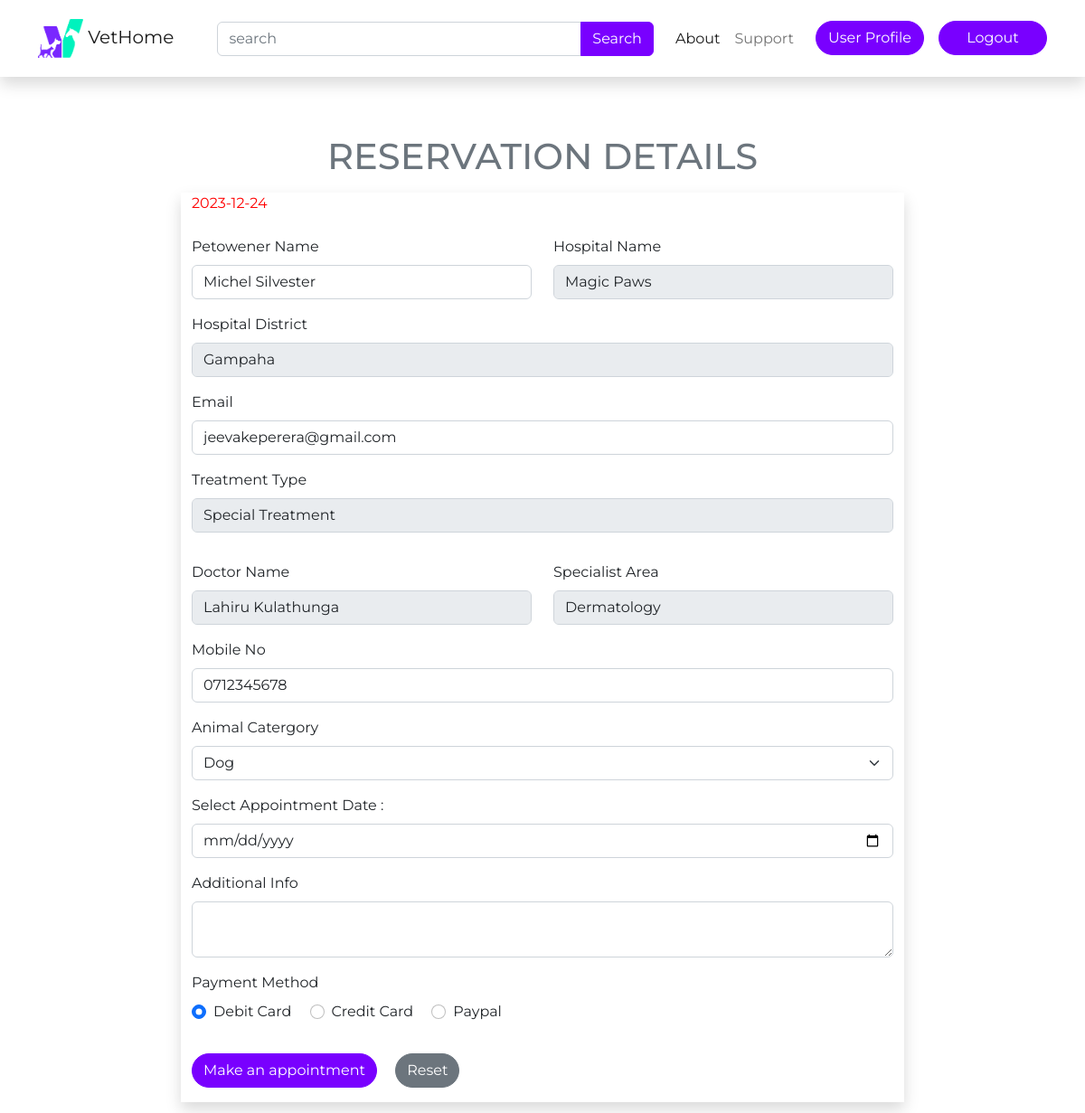
The app's page /reservation.php?Hospital_id=1&Doctor_id=1 (signed in) with its own data.
### tables this page shows
CREATE TABLE `petowner` (
  `user_id` int(6) NOT NULL,
  `Phone_number` int(10) NOT NULL,
  `District` varchar(20) NOT NULL,
  `F_name` varchar(50) NOT NULL,
  `L_name` varchar(50) NOT NULL,
  `Gender` varchar(6) NOT NULL,
  `Address` varchar(150) NOT NULL,
  `Email` varchar(50) NOT NULL,
  `profilepic` varchar(200) DEFAULT NULL
);

CREATE TABLE `hospital` (
  `Hospital_id` int(6) NOT NULL,
  `H_name` varchar(50) NOT NULL,
  `H_address` varchar(150) NOT NULL,
  `H_city` varchar(30) NOT NULL,
  `H_district` text NOT NULL,
  `H_email` varchar(30) NOT NULL,
  `H_phoneNumber` int(10) NOT NULL,
  `Num_slotsPerDay` int(30) NOT NULL,
  `About_us` text NOT NULL,
  `Facilities` text NOT NULL,
  `image_main` varchar(200) NOT NULL,
  `status` varchar(50) DEFAULT NULL,
  `requestActivation` varchar(20) DEFAULT NULL
);

CREATE TABLE `doctor` (
  `Doctor_id` int(6) NOT NULL,
  `Hospital_id` int(6) NOT NULL,
  `F_name` varchar(50) NOT NULL,
  `L_name` varchar(50) NOT NULL,
  `Email` varchar(50) NOT NULL,
  `Channelling_day` varchar(10) NOT NULL,
  `Channelling_time` varchar(20) NOT NULL,
  `Num_slotsPerDay` int(30) NOT NULL,
  `Specialist_area` varchar(50) NOT NULL,
  `Phone_number` int(10) NOT NULL
);

### functions.php (called while the page is built, shortened)
<?php
function getfield($table,$field,$where,$con){
    $query = "SELECT `$field` FROM `$table` WHERE `$where`='".$_SESSION['id']."'";
    if($query_run = mysqli_query($con,$query)){
        $query_num_rows = mysqli_num_rows($query_run);
        if(!$query_num_rows==0){
            while ($userid = mysqli_fetch_assoc($query_run)){
                $id = $userid[$field];
                return $id;
            }
        }
    }
}
?>

### web/reservation.php (the view, shortened to what this page needs)
<?php
 require '../database_connector.php';
 require '../functions.php';
 if(loggedin()){
    $user_id = getfield('petowner','user_id','user_id',$con);
    $query1="SELECT * FROM `petowner` WHERE `user_id`= $user_id";
    if($query_run = mysqli_query($con,$query1)){
          while ($row = mysqli_fetch_assoc($query_run)){
              $u_fname = $row['F_name'];
              $u_lname = $row['L_name'];
              $u_email = $row['Email'];
              $u_phone = $row['Phone_number'];
          }
    }else{
        echo 'Error in the query';
    }
    $hos_id=$_GET['Hospital_id'];
    $query2="SELECT * FROM `hospital` WHERE `Hospital_id`= $hos_id";
    if($query_run = mysqli_query($con,$query2)){
          while ($row = mysqli_fetch_assoc($query_run)){
                $h_name = $row['H_name'];
                $h_district = $row['H_district'];
          }
    }else{
        echo 'Error in the query';
    }
    $doc_id=$_GET['Doctor_id'];
    $query3="SELECT * FROM `doctor` WHERE `Doctor_id`= $doc_id";
    if($query_run = mysqli_query($con,$query3)){
      while ($row = mysqli_fetch_assoc($query_run)){
            $d_fname = $row['F_name'];
            $d_lname = $row['L_name'];
            $speacialistArea = $row['Specialist_area'];
      }
    }
 }else{
    header("Location: index.php");
}
?>
<!DOCTYPE html>
<html lang="en">
<head>
  <link rel="stylesheet" href="./bootstrap/dist/css/bootstrap.css">
  <link rel="stylesheet" href="index.css">
</head>
<body>
<nav class="navbar navbar-expand-lg shadow">
            <div class="container mt-2 mb-2">
              <a class="navbar-brand" href="../web/index.php"> <img src="./img/logo.png" alt="brand" width="50" height="43" > VetHome</a>
              <div class="collapse navbar-collapse ms-3" id="navMenu">
                <div class="input-group ms-3 ">
                    <input type="search" class="form-control" placeholder="search" aria-label="search" aria-describedby="button-addon2">
                    <a class="btn btn-search" href="#">Search</a>
                  </div>
                <ul class="navbar-nav ms-3">
                  <li class="nav-item">
                    <a class="nav-link active" aria-current="page" href="#">About</a>
                  </li>
                  <li class="nav-item">
                    <a class="nav-link" href="../ContactUs.php">Support</a>
                  </li>
                  <form method='post'>
                       <input class='btn btn-primary btn-main btn-main-w ms-3' type='submit' name='user' class='button' value='User Profile' />
                    </form>
                    <form method='post'>
                    <input class='btn btn-primary btn-main btn-main-w ms-3' type='submit' name='logout' class='button' value='Logout' />
                   </form>
                </ul>
              </div>
            </div>
          </nav>
<div class="container" style="height:3rem">
        </div>
        <div class="container text-center mt-3">
            <h1 class="text-secondary">RESERVATION DETAILS</h1>
          </div>
            <div class="container mt-3 mb-5 shadow" style="width:800px">
            <form action="db_reservation.php?Hospital_id=<?php echo $hos_id; ?>&Doctor_id=<?php echo $doc_id; ?>" method="POST" enctype="multipart/form-data">
            <label style="color:#ff0000;" for="regdate" class="form-label"><?php echo date('Y-m-d');  ?> </label>
              <div class="row">
                <div class="col-md mt-3">
                    <div class="mb-3">
                        <label for="name" class="form-label">Petowener Name</label>
                        <input class="form-control" id="name" aria-describedby="name" type="text" name="ptname" placeholder="Name " value="<?php echo $u_fname." ".$u_lname;  ?>" required>
                    </div>
                </div>
                <div class="col-md mt-3">
                    <div class="mb-3">
                        <label for="hospitalName" class="form-label">Hospital Name</label>
                        <input class="form-control" id="hospitalName" aria-describedby="hospitalName" type="text" name="hospitalName" placeholder="hospitalName " value="<?php echo $h_name;  ?>" required READONLY>
                    </div>
                </div>
              </div>
                   <div class="mb-3">
                        <label for="hospitalDistrict" class="form-label"> Hospital District</label>
                        <input class="form-control" id="hospitalDistrict" aria-describedby="hospitalDistrict" type="text" name="hospitalDistrict" placeholder="hospitalDistrict " value="<?php echo $h_district;  ?>" required READONLY>
                    </div>
                            <div class="mb-3">
                                <label for="email" class="form-label">Email</label>
                                <input type="email" name="email" id="email" class="form-control" placeholder="example@gmail.com" value="<?php echo $u_email;?>" required>
                            </div>
                            <div class="mb-3">
                                <label for="treatmentType" class="form-label">Treatment Type</label>
                            <input class="form-control" id="treatmentType" aria-describedby="treatmentType" type="text" name="treatmentType" placeholder="treatmentType " value="<?php if($doc_id==0){echo "Normal Treatment";}else{echo "Special Treatment";} ?> " required READONLY>
                            </div>
                    <?php if($doc_id>0){echo "
                     <div class='row'>
                      <div class='col-md mt-3'>
                          <div class='mb-3'>
                            <label for='username' class='form-label'>Doctor Name</label>
                            <input class='form-control' id='doctorName' aria-describedby='doctorName' type='text' name='doctorName' placeholder='doctorName' value='$d_fname $d_lname' required READONLY>
                          </div>
                       </div>
                       <div class='col-md mt-3'>
                          <div class='mb-3'>
                            <label for='specialistArea' class='form-label'>Specialist Area</label>
                            <input class='form-control' id='specialistArea' aria-describedby='specialistArea' type='text' name='specialistArea' placeholder='specialistArea' value='$speacialistArea' required READONLY>
                          </div>
                      </div>
                    </div>
                    ";}?>
                    <div class="mb-3">
                        <label for="phone" class="form-label">Mobile No</label>
                        <input type="text" class="form-control" id="phone" placeholder="mobile number" aria-describedby="phone" type="tel" placeholder="0713456789" pattern="[0-9]{10}" name="phone" value="0<?php echo $u_phone;  ?>" required>
                    </div>
                    <div class="mb-3">
                        <label for="animalCategory" class="form-label">Animal Catergory</label>
                        <select class="form-select" name="animalCategory">
                            <option value="Dog">Dog</option>
                        </select>
                    </div>
                    <div class="mb-3">
                        <label for="appointmentDate" class="form-label">Select Appointment Date :</label>
                        <input type="date" class="form-control" aria-describedby="appointmentDate" id="appointment" name="appointmentDate">
                        </div>
                    <div class="mb-3">
                    <div class="mb-3">
                                <label for="additionalInfo" class="form-label">Additional Info</label>
                                <textarea type="additionalInfo" rows="2" name="additionalInfo" id="additionalInfo" class="form-control" value="<?php if(isset($address)){ echo $address; } ?>"></textarea>
                    </div>
                    <div class="mb-3">
                                <label for="payment" class="form-label">Payment Method</label><br>
                                <div class="form-check form-check-inline">
                                    <input class="form-check-input" type="radio" name="payment" id="debitCard" value="debitCard" checked>
                                    <label class="form-check-label" for="debitCard">Debit Card</label>
                                </div>
                                <div class="form-check form-check-inline">
                                    <input class="form-check-input" type="radio" id="creditCard" name="payment" value="creditCard">
                                    <label class="form-check-label" for="creditCard">Credit Card</label>
                                </div>
                                <div class="form-check form-check-inline">
                                    <input class="form-check-input" type="radio" id="Paypal" name="payment" value="Paypal">
                                    <label class="form-check-label" for="Paypal">Paypal</label>
                                </div>
                    </div>
            <input type="submit" class="btn btn-primary btn-main mb-3 mt-3" value="Make an appointment">
            <input type="reset" class="btn btn-secondary mb-3 mt-3 ms-3" style="border-radius:30px" value="Reset">
            </form>
            </div>
</body>
</html>

### web/index.css (style rules this page uses)
.btn-main { background-color: #7900FF; border-color: #7900FF; border-radius: 2rem; }
.btn-main-w { width:120px; }
.btn-search { color: #ffffff; background-color: #7900FF; border-color: #7900FF; }

### records on screen
petowner: ptname "Michel Silvester", email "jeevakeperera@gmail.com", phone "0712345678"
hospital: hospitalName "Magic Paws", hospitalDistrict "Gampaha"
doctor: doctorName "Lahiru Kulathunga", specialistArea "Dermatology"
